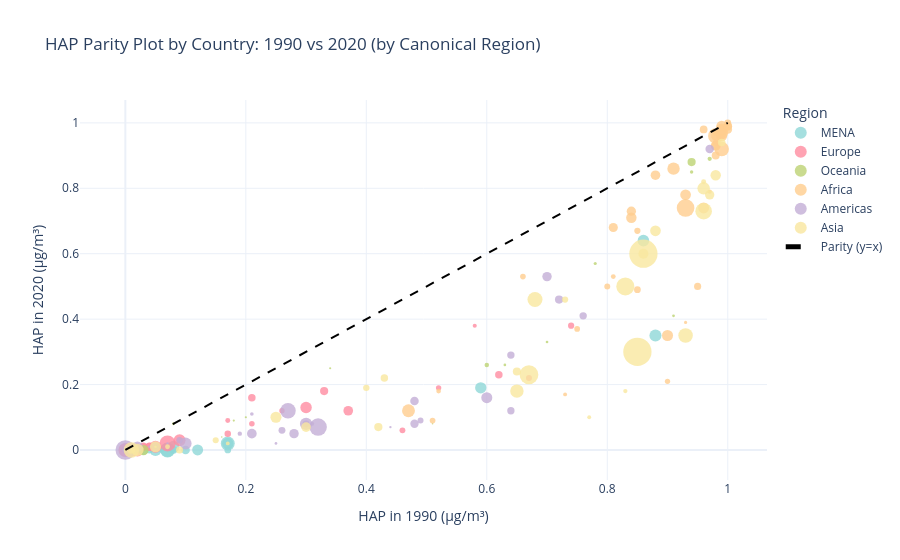

Notebook cell for this chart:
### Code cell
_base = merged.loc[
    merged['Year'].isin([1990, 2020]),
    ['Country', 'Region Name', 'Year', 'Population', 'Exposure Mean HAP']
]
wide = _base.pivot_table(
    index=['Country', 'Region Name'],
    columns='Year',
    values=['Exposure Mean HAP', 'Population'],
    aggfunc='first'
)
wide.columns = [('HAP_'+str(c[1]) if c[0] == 'Exposure Mean HAP' else 'Pop_'+str(c[1])) for c in wide.columns]
wide = wide.reset_index().dropna(subset=['HAP_1990', 'HAP_2020'])
wide['Canonical_Region'] = wide['Region Name'].apply(canonical_region)
wide['size'] = np.sqrt(wide['Pop_2020'].clip(lower=0)) if 'Pop_2020' in wide.columns else 10

lo = float(min(wide[['HAP_1990', 'HAP_2020']].min()))
hi = float(max(wide[['HAP_1990', 'HAP_2020']].max()))
parity_line = [lo, hi]

fig = px.scatter(
    wide, x='HAP_1990', y='HAP_2020', color='Canonical_Region', size='size',
    hover_name='Country',
    hover_data={'Region Name': True, 'Canonical_Region': True},
    labels={'HAP_1990': 'HAP in 1990 (μg/m³)', 'HAP_2020': 'HAP in 2020 (μg/m³)', 'Canonical_Region': 'Region'},
    title='HAP Parity Plot by Country: 1990 vs 2020 (by Canonical Region)'
)
fig.add_trace(go.Scatter(x=parity_line, y=parity_line, mode='lines', name='Parity (y=x)', line=dict(dash='dash', color='black')))
fig.update_traces(marker=dict(opacity=0.8, line=dict(width=0)))
fig.show()

### Figure 1 — Plotly figure (JSON) as saved in the notebook; plotly's stock layout.template omitted (floating-point values rounded to 4 significant figures)
{"data": [{"customdata": [["North Africa and Middle East", "MENA"], ["North Africa and Middle East", "MENA"], ["North Africa and Middle East", "MENA"], ["North Africa and Middle East", "MENA"], ["North Africa and Middle East", "MENA"], ["North Africa and Middle East", "MENA"], ["North Africa and Middle East", "MENA"], ["North Africa and Middle East", "MENA"], ["North Africa and Middle East", "MENA"], ["North Africa and Middle East", "MENA"], ["North Africa and Middle East", "MENA"], ["North Africa and Middle East", "MENA"], ["North Africa and Middle East", "MENA"], ["North Africa and Middle East", "MENA"], ["North Africa and Middle East", "MENA"], ["North Africa and Middle East", "MENA"], ["North Africa and Middle East", "MENA"], ["North Africa and Middle East", "MENA"], ["North Africa and Middle East", "MENA"], ["North Africa and Middle East", "MENA"], ["North Africa and Middle East", "MENA"]], "hovertemplate": "<b>%{hovertext}</b><br><br>Region=%{customdata[1]}<br>HAP in 1990 (μg/m³)=%{x}<br>HAP in 2020 (μg/m³)=%{y}<br>size=%{marker.size}<br>Region Name=%{customdata[0]}<extra></extra>", "hovertext": ["Afghanistan", "Algeria", "Bahrain", "Egypt", "Iran (Islamic Republic of)", "Iraq", "Jordan", "Kuwait", "Lebanon", "Libya", "Morocco", "Oman", "Palestine", "Qatar", "Saudi Arabia", "Sudan", "Syrian Arab Republic", "Tunisia", "Turkey", "United Arab Emirates", "Yemen"], "legendgroup": "MENA", "marker": {"color": "#8fd7d7", "line": {"width": 0}, "opacity": 0.8, "size": [6251.0, 6636.0, 1213.0, 10460.0, 9366.0, 6490.0, 3296.0, 2098.0, 2388.0, 2654.0, 6048.0, 2127.0, 2192.0, 1672.0, 5617.0, 6840.0, 4588.0, 3460.0, 9132.0, 3066.0, 6011.0], "sizemode": "area", "sizeref": 93.91, "symbol": "circle"}, "mode": "markers", "name": "MENA", "orientation": "v", "showlegend": true, "type": "scatter", "x": [0.86, 0.05, 0.06, 0.07, 0.07, 0.08, 0.01, 0.02, 0.04, 0.08, 0.17, 0.17, 0.07, 0.0, 0.12, 0.88, 0.03, 0.1, 0.17, 0.0, 0.59], "xaxis": "x", "y": [0.64, 0.0, 0.0, 0.0, 0.0, 0.01, 0.0, 0.0, 0.0, 0.0, 0.02, 0.0, 0.01, 0.0, 0.0, 0.35, 0.0, 0.0, 0.02, 0.0, 0.19], "yaxis": "y"}, {"customdata": [["Central Europe", "Europe"], ["Western Europe", "Europe"], ["Western Europe", "Europe"], ["Eastern Europe", "Europe"], ["Western Europe", "Europe"], ["Central Europe", "Europe"], ["Central Europe", "Europe"], ["Central Europe", "Europe"], ["Western Europe", "Europe"], ["Central Europe", "Europe"], ["Western Europe", "Europe"], ["Eastern Europe", "Europe"], ["Western Europe", "Europe"], ["Western Europe", "Europe"], ["Western Europe", "Europe"], ["Western Europe", "Europe"], ["Central Europe", "Europe"], ["Western Europe", "Europe"], ["Western Europe", "Europe"], ["Western Europe", "Europe"], ["Western Europe", "Europe"], ["Eastern Europe", "Europe"], ["Eastern Europe", "Europe"], ["Western Europe", "Europe"], ["Western Europe", "Europe"], ["Western Europe", "Europe"], ["Central Europe", "Europe"], ["Western Europe", "Europe"], ["Central Europe", "Europe"], ["Western Europe", "Europe"], ["Central Europe", "Europe"], ["Western Europe", "Europe"], ["Eastern Europe", "Europe"], ["Central Europe", "Europe"], ["Eastern Europe", "Europe"], ["Western Europe", "Europe"], ["Central Europe", "Europe"], ["Central Europe", "Europe"], ["Central Europe", "Europe"], ["Western Europe", "Europe"], ["Western Europe", "Europe"], ["Western Europe", "Europe"], ["Eastern Europe", "Europe"], ["Western Europe", "Europe"]], "hovertemplate": "<b>%{hovertext}</b><br><br>Region=%{customdata[1]}<br>HAP in 1990 (μg/m³)=%{x}<br>HAP in 2020 (μg/m³)=%{y}<br>size=%{marker.size}<br>Region Name=%{customdata[0]}<extra></extra>", "hovertext": ["Albania", "Andorra", "Austria", "Belarus", "Belgium", "Bosnia and Herzegovina", "Bulgaria", "Croatia", "Cyprus", "Czechia", "Denmark", "Estonia", "Finland", "France", "Germany", "Greece", "Hungary", "Iceland", "Ireland", "Israel", "Italy", "Latvia", "Lithuania", "Luxembourg", "Malta", "Monaco", "Montenegro", "Netherlands", "North Macedonia", "Norway", "Poland", "Portugal", "Republic of Moldova", "Romania", "Russian Federation", "San Marino", "Serbia", "Slovakia", "Slovenia", "Spain", "Sweden", "Switzerland", "Ukraine", "United Kingdom"], "legendgroup": "Europe", "marker": {"color": "#ff8ca1", "line": {"width": 0}, "opacity": 0.8, "size": [1685.0, 278.2, 2986.0, 3063.0, 3397.0, 1816.0, 2633.0, 1978.0, 1141.0, 3271.0, 2415.0, 1153.0, 2351.0, 8222.0, 9119.0, 3271.0, 3123.0, 605.4, 2233.0, 3036.0, 7710.0, 1379.0, 1672.0, 794.0, 717.9, 195.1, 788.2, 4176.0, 1362.0, 2319.0, 6156.0, 3209.0, 1623.0, 4389.0, 12050.0, 186.5, 2627.0, 2336.0, 1450.0, 6882.0, 3218.0, 2939.0, 6684.0, 8190.0], "sizemode": "area", "sizeref": 93.91, "symbol": "circle"}, "mode": "markers", "name": "Europe", "orientation": "v", "showlegend": true, "type": "scatter", "x": [0.67, 0.01, 0.01, 0.04, 0.01, 0.74, 0.21, 0.17, 0.01, 0.03, 0.0, 0.17, 0.0, 0.01, 0.0, 0.04, 0.33, 0.0, 0.01, 0.01, 0.02, 0.26, 0.09, 0.01, 0.02, 0.0, 0.58, 0.01, 0.52, 0.0, 0.3, 0.05, 0.46, 0.37, 0.07, 0.01, 0.62, 0.03, 0.21, 0.05, 0.0, 0.0, 0.09, 0.0], "xaxis": "x", "y": [0.22, 0.0, 0.0, 0.01, 0.0, 0.38, 0.16, 0.05, 0.0, 0.01, 0.0, 0.09, 0.0, 0.0, 0.0, 0.01, 0.18, 0.0, 0.0, 0.0, 0.0, 0.12, 0.03, 0.0, 0.0, 0.0, 0.38, 0.0, 0.19, 0.0, 0.13, 0.01, 0.06, 0.12, 0.02, 0.0, 0.23, 0.01, 0.08, 0.01, 0.0, 0.0, 0.03, 0.0], "yaxis": "y"}, {"customdata": [["Oceania", "Oceania"], ["Australasia", "Oceania"], ["Oceania", "Oceania"], ["Oceania", "Oceania"], ["Oceania", "Oceania"], ["Oceania", "Oceania"], ["Oceania", "Oceania"], ["Oceania", "Oceania"], ["Australasia", "Oceania"], ["Oceania", "Oceania"], ["Oceania", "Oceania"], ["Oceania", "Oceania"], ["Oceania", "Oceania"], ["Oceania", "Oceania"], ["Oceania", "Oceania"], ["Oceania", "Oceania"], ["Oceania", "Oceania"]], "hovertemplate": "<b>%{hovertext}</b><br><br>Region=%{customdata[1]}<br>HAP in 1990 (μg/m³)=%{x}<br>HAP in 2020 (μg/m³)=%{y}<br>size=%{marker.size}<br>Region Name=%{customdata[0]}<extra></extra>", "hovertext": ["American Samoa", "Australia", "Fiji", "Guam", "Kiribati", "Marshall Islands", "Micronesia (Federated States of)", "Nauru", "New Zealand", "Northern Mariana Islands", "Palau", "Papua New Guinea", "Samoa", "Solomon Islands", "Tonga", "Tuvalu", "Vanuatu"], "legendgroup": "Oceania", "marker": {"color": "#bdd373", "line": {"width": 0}, "opacity": 0.8, "size": [223.1, 5065.0, 956.5, 402.7, 355.1, 206.7, 333.0, 107.9, 2256.0, 218.0, 133.4, 3133.0, 460.4, 862.8, 325.1, 102.0, 546.7], "sizemode": "area", "sizeref": 93.91, "symbol": "circle"}, "mode": "markers", "name": "Oceania", "orientation": "v", "showlegend": true, "type": "scatter", "x": [0.2, 0.03, 0.6, 0.08, 0.91, 0.34, 0.63, 0.16, 0.01, 0.18, 0.0, 0.94, 0.78, 0.97, 0.7, 0.51, 0.94], "xaxis": "x", "y": [0.1, 0.0, 0.26, 0.08, 0.41, 0.25, 0.26, 0.04, 0.0, 0.09, 0.0, 0.88, 0.57, 0.89, 0.33, 0.08, 0.85], "yaxis": "y"}, {"customdata": [["Central Africa", "Africa"], ["Western Africa", "Africa"], ["Southern Africa", "Africa"], ["Western Africa", "Africa"], ["Eastern Africa", "Africa"], ["Western Africa", "Africa"], ["Western Africa", "Africa"], ["Central Africa", "Africa"], ["Western Africa", "Africa"], ["Eastern Africa", "Africa"], ["Central Africa", "Africa"], ["Western Africa", "Africa"], ["Central Africa", "Africa"], ["Eastern Africa", "Africa"], ["Central Africa", "Africa"], ["Eastern Africa", "Africa"], ["Southern Africa", "Africa"], ["Eastern Africa", "Africa"], ["Central Africa", "Africa"], ["Western Africa", "Africa"], ["Western Africa", "Africa"], ["Western Africa", "Africa"], ["Western Africa", "Africa"], ["Eastern Africa", "Africa"], ["Southern Africa", "Africa"], ["Western Africa", "Africa"], ["Eastern Africa", "Africa"], ["Eastern Africa", "Africa"], ["Western Africa", "Africa"], ["Western Africa", "Africa"], ["Eastern Africa", "Africa"], ["Southern Africa", "Africa"], ["Western Africa", "Africa"], ["Western Africa", "Africa"], ["Eastern Africa", "Africa"], ["Western Africa", "Africa"], ["Western Africa", "Africa"], ["Western Africa", "Africa"], ["Eastern Africa", "Africa"], ["Southern Africa", "Africa"], ["Eastern Africa", "Africa"], ["Western Africa", "Africa"], ["Eastern Africa", "Africa"], ["Eastern Africa", "Africa"], ["Eastern Africa", "Africa"], ["Southern Africa", "Africa"]], "hovertemplate": "<b>%{hovertext}</b><br><br>Region=%{customdata[1]}<br>HAP in 1990 (μg/m³)=%{x}<br>HAP in 2020 (μg/m³)=%{y}<br>size=%{marker.size}<br>Region Name=%{customdata[0]}<extra></extra>", "hovertext": ["Angola", "Benin", "Botswana", "Burkina Faso", "Burundi", "Cabo Verde", "Cameroon", "Central African Republic", "Chad", "Comoros", "Congo", "Côte d'Ivoire", "Democratic Republic of the Congo", "Djibouti", "Equatorial Guinea", "Eritrea", "Eswatini", "Ethiopia", "Gabon", "Gambia", "Ghana", "Guinea", "Guinea-Bissau", "Kenya", "Lesotho", "Liberia", "Madagascar", "Malawi", "Mali", "Mauritania", "Mozambique", "Namibia", "Niger", "Nigeria", "Rwanda", "Sao Tome and Principe", "Senegal", "Sierra Leone", "Somalia", "South Africa", "South Sudan", "Togo", "Uganda", "United Republic of Tanzania", "Zambia", "Zimbabwe"], "legendgroup": "Africa", "marker": {"color": "#ffcd8e", "line": {"width": 0}, "opacity": 0.8, "size": [5784.0, 3615.0, 1538.0, 4635.0, 3552.0, 717.4, 5120.0, 2242.0, 4150.0, 895.6, 2398.0, 5377.0, 9797.0, 1051.0, 1310.0, 1814.0, 1092.0, 10900.0, 1524.0, 1586.0, 5647.0, 3657.0, 1419.0, 7226.0, 1495.0, 2269.0, 5381.0, 4420.0, 4660.0, 2145.0, 5548.0, 1652.0, 4870.0, 14630.0, 3615.0, 466.3, 4097.0, 2813.0, 4081.0, 7782.0, 3271.0, 2944.0, 6668.0, 7809.0, 4366.0, 3940.0], "sizemode": "area", "sizeref": 93.91, "symbol": "circle"}, "mode": "markers", "name": "Africa", "orientation": "v", "showlegend": true, "type": "scatter", "x": [0.9, 0.98, 0.75, 0.98, 1.0, 0.73, 0.84, 1.0, 0.98, 0.97, 0.95, 0.93, 0.99, 0.52, 0.9, 0.85, 0.81, 0.98, 0.51, 0.98, 0.96, 0.99, 0.98, 0.91, 0.66, 0.99, 0.99, 0.99, 0.99, 0.85, 0.99, 0.8, 0.99, 0.93, 1.0, 0.93, 0.84, 0.96, 0.99, 0.47, 1.0, 0.98, 0.99, 0.99, 0.88, 0.81], "xaxis": "x", "y": [0.35, 0.93, 0.37, 0.93, 0.98, 0.17, 0.71, 1.0, 0.96, 0.79, 0.5, 0.78, 0.92, 0.18, 0.21, 0.67, 0.53, 0.96, 0.09, 0.94, 0.74, 0.97, 0.97, 0.86, 0.53, 0.96, 0.99, 0.97, 0.98, 0.49, 0.96, 0.5, 0.98, 0.74, 0.99, 0.39, 0.73, 0.98, 0.97, 0.12, 0.99, 0.9, 0.98, 0.97, 0.84, 0.68], "yaxis": "y"}, {"customdata": [["Caribbean", "Americas"], ["Southern Latin America", "Americas"], ["Caribbean", "Americas"], ["Caribbean", "Americas"], ["Caribbean", "Americas"], ["Caribbean", "Americas"], ["Andean Latin America", "Americas"], ["Tropical Latin America", "Americas"], ["High-income North America", "Americas"], ["Southern Latin America", "Americas"], ["Central Latin America", "Americas"], ["Central Latin America", "Americas"], ["Caribbean", "Americas"], ["Caribbean", "Americas"], ["Caribbean", "Americas"], ["Andean Latin America", "Americas"], ["Central Latin America", "Americas"], ["High-income North America", "Americas"], ["Caribbean", "Americas"], ["Central Latin America", "Americas"], ["Caribbean", "Americas"], ["Caribbean", "Americas"], ["Central Latin America", "Americas"], ["Caribbean", "Americas"], ["Central Latin America", "Americas"], ["Central Latin America", "Americas"], ["Central Latin America", "Americas"], ["Tropical Latin America", "Americas"], ["Andean Latin America", "Americas"], ["Caribbean", "Americas"], ["Caribbean", "Americas"], ["Caribbean", "Americas"], ["Caribbean", "Americas"], ["High-income North America", "Americas"], ["Southern Latin America", "Americas"], ["Central Latin America", "Americas"]], "hovertemplate": "<b>%{hovertext}</b><br><br>Region=%{customdata[1]}<br>HAP in 1990 (μg/m³)=%{x}<br>HAP in 2020 (μg/m³)=%{y}<br>size=%{marker.size}<br>Region Name=%{customdata[0]}<extra></extra>", "hovertext": ["Antigua and Barbuda", "Argentina", "Bahamas", "Barbados", "Belize", "Bermuda", "Bolivia (Plurinational State of)", "Brazil", "Canada", "Chile", "Colombia", "Costa Rica", "Cuba", "Dominica", "Dominican Republic", "Ecuador", "El Salvador", "Greenland", "Grenada", "Guatemala", "Guyana", "Haiti", "Honduras", "Jamaica", "Mexico", "Nicaragua", "Panama", "Paraguay", "Peru", "Puerto Rico", "Suriname", "Trinidad and Tobago", "United States Virgin Islands", "United States of America", "Uruguay", "Venezuela (Bolivarian Republic of)"], "legendgroup": "Americas", "marker": {"color": "#c3aed6", "line": {"width": 0}, "opacity": 0.8, "size": [303.1, 6722.0, 629.2, 530.8, 625.1, 253.7, 3437.0, 14450.0, 6167.0, 4401.0, 7115.0, 2244.0, 3343.0, 259.9, 3318.0, 4189.0, 2497.0, 237.4, 341.1, 4166.0, 898.6, 3353.0, 3181.0, 1682.0, 11260.0, 2562.0, 2072.0, 2570.0, 5730.0, 1812.0, 782.5, 1169.0, 326.0, 18210.0, 1844.0, 5333.0], "sizemode": "area", "sizeref": 93.91, "symbol": "circle"}, "mode": "markers", "name": "Americas", "orientation": "v", "showlegend": true, "type": "scatter", "x": [0.04, 0.1, 0.05, 0.0, 0.21, 0.07, 0.48, 0.32, 0.01, 0.21, 0.3, 0.26, 0.05, 0.44, 0.48, 0.28, 0.64, 0.01, 0.25, 0.7, 0.19, 0.97, 0.72, 0.49, 0.27, 0.76, 0.3, 0.64, 0.6, 0.0, 0.31, 0.01, 0.02, 0.0, 0.09, 0.02], "xaxis": "x", "y": [0.01, 0.02, 0.01, 0.0, 0.11, 0.02, 0.15, 0.07, 0.0, 0.05, 0.08, 0.06, 0.01, 0.07, 0.08, 0.05, 0.12, 0.0, 0.02, 0.53, 0.05, 0.92, 0.46, 0.09, 0.12, 0.41, 0.08, 0.29, 0.16, 0.0, 0.08, 0.0, 0.01, 0.0, 0.03, 0.01], "yaxis": "y"}, {"customdata": [["Central Asia", "Asia"], ["Central Asia", "Asia"], ["South Asia", "Asia"], ["South Asia", "Asia"], ["High-income Asia Pacific", "Asia"], ["Southeast Asia", "Asia"], ["East Asia", "Asia"], ["East Asia", "Asia"], ["Central Asia", "Asia"], ["South Asia", "Asia"], ["Southeast Asia", "Asia"], ["High-income Asia Pacific", "Asia"], ["Central Asia", "Asia"], ["Central Asia", "Asia"], ["Southeast Asia", "Asia"], ["Southeast Asia", "Asia"], ["Southeast Asia", "Asia"], ["Southeast Asia", "Asia"], ["Central Asia", "Asia"], ["Southeast Asia", "Asia"], ["South Asia", "Asia"], ["South Asia", "Asia"], ["Southeast Asia", "Asia"], ["High-income Asia Pacific", "Asia"], ["Southeast Asia", "Asia"], ["High-income Asia Pacific", "Asia"], ["Southeast Asia", "Asia"], ["Central Asia", "Asia"], ["Southeast Asia", "Asia"], ["Southeast Asia", "Asia"], ["Central Asia", "Asia"], ["Central Asia", "Asia"], ["Southeast Asia", "Asia"]], "hovertemplate": "<b>%{hovertext}</b><br><br>Region=%{customdata[1]}<br>HAP in 1990 (μg/m³)=%{x}<br>HAP in 2020 (μg/m³)=%{y}<br>size=%{marker.size}<br>Region Name=%{customdata[0]}<extra></extra>", "hovertext": ["Armenia", "Azerbaijan", "Bangladesh", "Bhutan", "Brunei Darussalam", "Cambodia", "China", "Democratic People's Republic of Korea", "Georgia", "India", "Indonesia", "Japan", "Kazakhstan", "Kyrgyzstan", "Lao People's Democratic Republic", "Malaysia", "Maldives", "Mauritius", "Mongolia", "Myanmar", "Nepal", "Pakistan", "Philippines", "Republic of Korea", "Seychelles", "Singapore", "Sri Lanka", "Tajikistan", "Thailand", "Timor-Leste", "Turkmenistan", "Uzbekistan", "Viet Nam"], "legendgroup": "Asia", "marker": {"color": "#f9e79f", "line": {"width": 0}, "opacity": 0.8, "size": [1721.0, 3177.0, 12900.0, 877.5, 668.9, 4090.0, 37560.0, 5112.0, 1929.0, 37450.0, 16580.0, 11240.0, 4414.0, 2594.0, 2710.0, 5821.0, 708.6, 1125.0, 1824.0, 7281.0, 5382.0, 15330.0, 10590.0, 7200.0, 313.8, 2384.0, 4682.0, 3122.0, 8464.0, 1152.0, 2636.0, 5795.0, 9903.0], "sizemode": "area", "sizeref": 93.91, "symbol": "circle"}, "mode": "markers", "name": "Asia", "orientation": "v", "showlegend": true, "type": "scatter", "x": [0.15, 0.42, 0.96, 0.83, 0.17, 0.97, 0.85, 0.98, 0.4, 0.86, 0.67, 0.01, 0.3, 0.43, 0.99, 0.05, 0.77, 0.07, 0.73, 0.96, 0.88, 0.83, 0.68, 0.02, 0.05, 0.09, 0.86, 0.65, 0.65, 0.96, 0.01, 0.25, 0.93], "xaxis": "x", "y": [0.03, 0.07, 0.73, 0.18, 0.02, 0.78, 0.3, 0.84, 0.19, 0.6, 0.23, 0.0, 0.07, 0.22, 0.94, 0.01, 0.1, 0.01, 0.46, 0.8, 0.67, 0.5, 0.46, 0.0, 0.01, 0.0, 0.6, 0.24, 0.18, 0.82, 0.0, 0.1, 0.35], "yaxis": "y"}, {"line": {"color": "black", "dash": "dash"}, "marker": {"line": {"width": 0}, "opacity": 0.8}, "mode": "lines", "name": "Parity (y=x)", "type": "scatter", "x": [0, 1], "y": [0, 1]}], "layout": {"legend": {"itemsizing": "constant", "title": {"text": "Region"}, "tracegroupgap": 0}, "title": {"text": "HAP Parity Plot by Country: 1990 vs 2020 (by Canonical Region)"}, "xaxis": {"anchor": "y", "domain": [0, 1], "title": {"text": "HAP in 1990 (μg/m³)"}}, "yaxis": {"anchor": "x", "domain": [0, 1], "title": {"text": "HAP in 2020 (μg/m³)"}}}}
